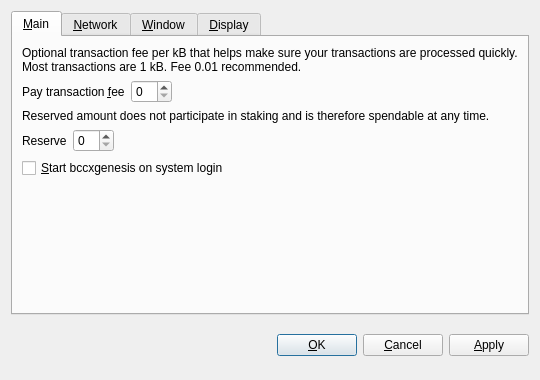
<?xml version="1.0" encoding="UTF-8"?>
<ui version="4.0">
 <class>OptionsDialog</class>
 <widget class="QDialog" name="OptionsDialog">
  <property name="geometry">
   <rect>
    <x>0</x>
    <y>0</y>
    <width>540</width>
    <height>380</height>
   </rect>
  </property>
  <property name="windowTitle">
   <string>Options</string>
  </property>

  <property name="modal">
   <bool>true</bool>
  </property>
  <layout class="QVBoxLayout" name="verticalLayout">
   <item>
    <widget class="QTabWidget" name="tabWidget">
     <property name="tabPosition">
      <enum>QTabWidget::North</enum>
     </property>
     <property name="currentIndex">
      <number>0</number>
     </property>
     <widget class="QWidget" name="tabMain">
      <attribute name="title">
       <string>&amp;Main</string>
      </attribute>
      <layout class="QVBoxLayout" name="verticalLayout_Main">
       <item>
        <widget class="QLabel" name="transactionFeeInfoLabel">
         <property name="text">
          <string>Optional transaction fee per kB that helps make sure your transactions are processed quickly. Most transactions are 1 kB. Fee 0.01 recommended.</string>
         </property>
         <property name="textFormat">
          <enum>Qt::PlainText</enum>
         </property>
         <property name="wordWrap">
          <bool>true</bool>
         </property>
        </widget>
       </item>
       <item>
        <layout class="QHBoxLayout" name="horizontalLayoutFee">
         <item>
          <widget class="QLabel" name="transactionFeeLabel">
           <property name="text">
            <string>Pay transaction &amp;fee</string>
           </property>
           <property name="textFormat">
            <enum>Qt::PlainText</enum>
           </property>
           <property name="buddy">
            <cstring>transactionFee</cstring>
           </property>
          </widget>
         </item>
         <item>
          <widget class="BitcoinAmountField" name="transactionFee"/>
         </item>
         <item>
          <spacer name="horizontalSpacerFee">
           <property name="orientation">
            <enum>Qt::Horizontal</enum>
           </property>
           <property name="sizeHint" stdset="0">
            <size>
             <width>40</width>
             <height>20</height>
            </size>
           </property>
          </spacer>
         </item>
        </layout>
       </item>
       <item>
        <widget class="QLabel" name="reserveBalanceInfoLabel">
         <property name="text">
          <string>Reserved amount does not participate in staking and is therefore spendable at any time.</string>
         </property>
         <property name="textFormat">
          <enum>Qt::PlainText</enum>
         </property>
         <property name="wordWrap">
          <bool>true</bool>
         </property>
        </widget>
       </item>
       <item>
        <layout class="QHBoxLayout" name="horizontalLayoutReserveBalance">
         <item>
          <widget class="QLabel" name="reserveBalanceLabel">
           <property name="text">
            <string>Reserve</string>
           </property>
           <property name="textFormat">
            <enum>Qt::PlainText</enum>
           </property>
           <property name="buddy">
            <cstring>reserveBalance</cstring>
           </property>
          </widget>
         </item>
         <item>
          <widget class="BitcoinAmountField" name="reserveBalance"/>
         </item>
         <item>
          <spacer name="horizontalSpacerReserveBalance">
           <property name="orientation">
            <enum>Qt::Horizontal</enum>
           </property>
           <property name="sizeHint" stdset="0">
            <size>
             <width>40</width>
             <height>20</height>
            </size>
           </property>
          </spacer>
         </item>
        </layout>
       </item>
       <item>
        <widget class="QCheckBox" name="bitcoinAtStartup">
         <property name="toolTip">
          <string>Automatically start bccxgenesis after logging in to the system.</string>
         </property>
         <property name="text">
          <string>&amp;Start bccxgenesis on system login</string>
         </property>
        </widget>
       </item>
       <item>
        <spacer name="verticalSpacer_Main">
         <property name="orientation">
          <enum>Qt::Vertical</enum>
         </property>
         <property name="sizeHint" stdset="0">
          <size>
           <width>20</width>
           <height>40</height>
          </size>
         </property>
        </spacer>
       </item>
      </layout>
     </widget>
     <widget class="QWidget" name="tabNetwork">
      <attribute name="title">
       <string>&amp;Network</string>
      </attribute>
      <layout class="QVBoxLayout" name="verticalLayout_Network">
       <item>
        <widget class="QCheckBox" name="mapPortUpnp">
         <property name="toolTip">
          <string>Automatically open the bccxgenesis client port on the router. This only works when your router supports UPnP and it is enabled.</string>
         </property>
         <property name="text">
          <string>Map port using &amp;UPnP</string>
         </property>
        </widget>
       </item>
       <item>
        <widget class="QCheckBox" name="connectSocks">
         <property name="toolTip">
          <string>Connect to the bccxgenesis network through a SOCKS proxy (e.g. when connecting through Tor).</string>
         </property>
         <property name="text">
          <string>&amp;Connect through SOCKS proxy:</string>
         </property>
        </widget>
       </item>
       <item>
        <layout class="QHBoxLayout" name="horizontalLayout_Network">
         <item>
          <widget class="QLabel" name="proxyIpLabel">
           <property name="text">
            <string>Proxy &amp;IP:</string>
           </property>
           <property name="textFormat">
            <enum>Qt::PlainText</enum>
           </property>
           <property name="buddy">
            <cstring>proxyIp</cstring>
           </property>
          </widget>
         </item>
         <item>
          <widget class="QValidatedLineEdit" name="proxyIp">
           <property name="maximumSize">
            <size>
             <width>140</width>
             <height>16777215</height>
            </size>
           </property>
           <property name="toolTip">
            <string>IP address of the proxy (e.g. 127.0.0.1)</string>
           </property>
          </widget>
         </item>
         <item>
          <widget class="QLabel" name="proxyPortLabel">
           <property name="text">
            <string>&amp;Port:</string>
           </property>
           <property name="textFormat">
            <enum>Qt::PlainText</enum>
           </property>
           <property name="buddy">
            <cstring>proxyPort</cstring>
           </property>
          </widget>
         </item>
         <item>
          <widget class="QLineEdit" name="proxyPort">
           <property name="maximumSize">
            <size>
             <width>55</width>
             <height>16777215</height>
            </size>
           </property>
           <property name="toolTip">
            <string>Port of the proxy (e.g. 9050)</string>
           </property>
          </widget>
         </item>
         <item>
          <widget class="QLabel" name="socksVersionLabel">
           <property name="text">
            <string>SOCKS &amp;Version:</string>
           </property>
           <property name="textFormat">
            <enum>Qt::PlainText</enum>
           </property>
           <property name="buddy">
            <cstring>socksVersion</cstring>
           </property>
          </widget>
         </item>
         <item>
          <widget class="QValueComboBox" name="socksVersion">
           <property name="toolTip">
            <string>SOCKS version of the proxy (e.g. 5)</string>
           </property>
          </widget>
         </item>
         <item>
          <spacer name="horizontalSpacer_Network">
           <property name="orientation">
            <enum>Qt::Horizontal</enum>
           </property>
           <property name="sizeHint" stdset="0">
            <size>
             <width>40</width>
             <height>20</height>
            </size>
           </property>
          </spacer>
         </item>
        </layout>
       </item>
       <item>
        <spacer name="verticalSpacer_Network">
         <property name="orientation">
          <enum>Qt::Vertical</enum>
         </property>
         <property name="sizeHint" stdset="0">
          <size>
           <width>20</width>
           <height>40</height>
          </size>
         </property>
        </spacer>
       </item>
      </layout>
     </widget>
     <widget class="QWidget" name="tabWindow">
      <attribute name="title">
       <string>&amp;Window</string>
      </attribute>
      <layout class="QVBoxLayout" name="verticalLayout_Window">
       <item>
        <widget class="QCheckBox" name="minimizeToTray">
         <property name="toolTip">
          <string>Show only a tray icon after minimizing the window.</string>
         </property>
         <property name="text">
          <string>&amp;Minimize to the tray instead of the taskbar</string>
         </property>
        </widget>
       </item>
       <item>
        <widget class="QCheckBox" name="minimizeOnClose">
         <property name="toolTip">
          <string>Minimize instead of exit the application when the window is closed. When this option is enabled, the application will be closed only after selecting Quit in the menu.</string>
         </property>
         <property name="text">
          <string>M&amp;inimize on close</string>
         </property>
        </widget>
       </item>
       <item>
        <spacer name="verticalSpacer_Window">
         <property name="orientation">
          <enum>Qt::Vertical</enum>
         </property>
         <property name="sizeHint" stdset="0">
          <size>
           <width>20</width>
           <height>40</height>
          </size>
         </property>
        </spacer>
       </item>
      </layout>
     </widget>
     <widget class="QWidget" name="tabDisplay">
      <attribute name="title">
       <string>&amp;Display</string>
      </attribute>
      <layout class="QVBoxLayout" name="verticalLayout_Display">
       <item>
        <layout class="QHBoxLayout" name="horizontalLayout_1_Display">
         <item>
          <widget class="QLabel" name="langLabel">
           <property name="text">
            <string>User Interface &amp;language:</string>
           </property>
           <property name="textFormat">
            <enum>Qt::PlainText</enum>
           </property>
           <property name="buddy">
            <cstring>lang</cstring>
           </property>
          </widget>
         </item>
         <item>
          <widget class="QValueComboBox" name="lang">
           <property name="toolTip">
            <string>The user interface language can be set here. This setting will take effect after restarting bccxgenesis.</string>
           </property>
          </widget>
         </item>
        </layout>
       </item>
       <item>
        <layout class="QHBoxLayout" name="horizontalLayout_2_Display">
         <item>
          <widget class="QLabel" name="unitLabel">
           <property name="text">
            <string>&amp;Unit to show amounts in:</string>
           </property>
           <property name="textFormat">
            <enum>Qt::PlainText</enum>
           </property>
           <property name="buddy">
            <cstring>unit</cstring>
           </property>
          </widget>
         </item>
         <item>
          <widget class="QValueComboBox" name="unit">
           <property name="toolTip">
            <string>Choose the default subdivision unit to show in the interface and when sending coins.</string>
           </property>
          </widget>
         </item>
        </layout>
       </item>
       <item>
        <widget class="QCheckBox" name="displayAddresses">
         <property name="toolTip">
          <string>Whether to show bccxgenesis addresses in the transaction list or not.</string>
         </property>
         <property name="text">
          <string>&amp;Display addresses in transaction list</string>
         </property>
        </widget>
       </item>
       <item>
        <widget class="QCheckBox" name="coinControlFeatures">
         <property name="toolTip">
          <string>Whether to show coin control features or not.</string>
         </property>
         <property name="text">
          <string>Display coin &amp;control features (experts only!)</string>
         </property>
        </widget>
       </item>
       <item>
        <spacer name="verticalSpacer_Display">
         <property name="orientation">
          <enum>Qt::Vertical</enum>
         </property>
         <property name="sizeHint" stdset="0">
          <size>
           <width>20</width>
           <height>40</height>
          </size>
         </property>
        </spacer>
       </item>
      </layout>
     </widget>
    </widget>
   </item>
   <item>
    <layout class="QHBoxLayout" name="horizontalLayout_Buttons">
     <item>
      <spacer name="horizontalSpacer_1">
       <property name="orientation">
        <enum>Qt::Horizontal</enum>
       </property>
       <property name="sizeHint" stdset="0">
        <size>
         <width>40</width>
         <height>48</height>
        </size>
       </property>
      </spacer>
     </item>
     <item>
      <widget class="QLabel" name="statusLabel">
       <property name="font">
        <font>
         <weight>75</weight>
         <bold>true</bold>
        </font>
       </property>
       <property name="text">
        <string/>
       </property>
       <property name="textFormat">
        <enum>Qt::PlainText</enum>
       </property>
       <property name="wordWrap">
        <bool>true</bool>
       </property>
      </widget>
     </item>
     <item>
      <spacer name="horizontalSpacer_2">
       <property name="orientation">
        <enum>Qt::Horizontal</enum>
       </property>
       <property name="sizeHint" stdset="0">
        <size>
         <width>40</width>
         <height>48</height>
        </size>
       </property>
      </spacer>
     </item>
     <item>
      <widget class="QPushButton" name="okButton">
       <property name="text">
        <string>&amp;OK</string>
       </property>
      </widget>
     </item>
     <item>
      <widget class="QPushButton" name="cancelButton">
       <property name="text">
        <string>&amp;Cancel</string>
       </property>
       <property name="autoDefault">
        <bool>false</bool>
       </property>
      </widget>
     </item>
     <item>
      <widget class="QPushButton" name="applyButton">
       <property name="text">
        <string>&amp;Apply</string>
       </property>
       <property name="autoDefault">
        <bool>false</bool>
       </property>
      </widget>
     </item>
    </layout>
   </item>
  </layout>
 </widget>
 <customwidgets>
  <customwidget>
   <class>BitcoinAmountField</class>
   <extends>QSpinBox</extends>
   <header>bitcoinamountfield.h</header>
  </customwidget>
  <customwidget>
   <class>QValueComboBox</class>
   <extends>QComboBox</extends>
   <header>qvaluecombobox.h</header>
  </customwidget>
  <customwidget>
   <class>QValidatedLineEdit</class>
   <extends>QLineEdit</extends>
   <header>qvalidatedlineedit.h</header>
  </customwidget>
 </customwidgets>
 <resources/>
 <connections/>
</ui>
